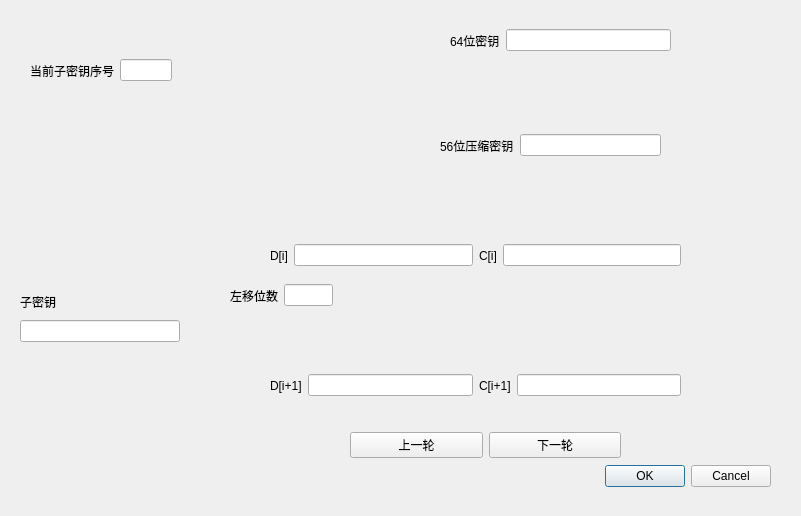
<?xml version="1.0" encoding="UTF-8"?>
<ui version="4.0">
 <class>Key_Gen_Dlg</class>
 <widget class="QDialog" name="Key_Gen_Dlg">
  <property name="geometry">
   <rect>
    <x>0</x>
    <y>0</y>
    <width>801</width>
    <height>516</height>
   </rect>
  </property>
  <property name="windowTitle">
   <string>Dialog</string>
  </property>
  <widget class="QDialogButtonBox" name="buttonBox">
   <property name="geometry">
    <rect>
     <x>430</x>
     <y>460</y>
     <width>341</width>
     <height>32</height>
    </rect>
   </property>
   <property name="orientation">
    <enum>Qt::Horizontal</enum>
   </property>
   <property name="standardButtons">
    <set>QDialogButtonBox::Cancel|QDialogButtonBox::Ok</set>
   </property>
  </widget>
  <widget class="QWidget" name="horizontalLayoutWidget">
   <property name="geometry">
    <rect>
     <x>30</x>
     <y>40</y>
     <width>142</width>
     <height>61</height>
    </rect>
   </property>
   <layout class="QHBoxLayout" name="horizontalLayout">
    <item>
     <widget class="QLabel" name="label">
      <property name="text">
       <string>当前子密钥序号</string>
      </property>
     </widget>
    </item>
    <item>
     <widget class="QLineEdit" name="lineEdit_Cnt">
      <property name="readOnly">
       <bool>true</bool>
      </property>
     </widget>
    </item>
   </layout>
  </widget>
  <widget class="QWidget" name="horizontalLayoutWidget_2">
   <property name="geometry">
    <rect>
     <x>450</x>
     <y>20</y>
     <width>221</width>
     <height>41</height>
    </rect>
   </property>
   <layout class="QHBoxLayout" name="horizontalLayout_2">
    <item>
     <widget class="QLabel" name="label_2">
      <property name="text">
       <string>64位密钥</string>
      </property>
     </widget>
    </item>
    <item>
     <widget class="QLineEdit" name="lineEdit_Key64">
      <property name="readOnly">
       <bool>true</bool>
      </property>
     </widget>
    </item>
   </layout>
  </widget>
  <widget class="QWidget" name="horizontalLayoutWidget_3">
   <property name="geometry">
    <rect>
     <x>270</x>
     <y>240</y>
     <width>411</width>
     <height>31</height>
    </rect>
   </property>
   <layout class="QHBoxLayout" name="horizontalLayout_3">
    <item>
     <widget class="QLabel" name="label_4">
      <property name="text">
       <string>D[i]</string>
      </property>
     </widget>
    </item>
    <item>
     <widget class="QLineEdit" name="lineEdit_Di">
      <property name="readOnly">
       <bool>true</bool>
      </property>
     </widget>
    </item>
    <item>
     <widget class="QLabel" name="label_5">
      <property name="text">
       <string>C[i]</string>
      </property>
     </widget>
    </item>
    <item>
     <widget class="QLineEdit" name="lineEdit_Ci">
      <property name="readOnly">
       <bool>true</bool>
      </property>
     </widget>
    </item>
   </layout>
  </widget>
  <widget class="QWidget" name="horizontalLayoutWidget_4">
   <property name="geometry">
    <rect>
     <x>270</x>
     <y>370</y>
     <width>411</width>
     <height>31</height>
    </rect>
   </property>
   <layout class="QHBoxLayout" name="horizontalLayout_4">
    <item>
     <widget class="QLabel" name="label_6">
      <property name="text">
       <string>D[i+1]</string>
      </property>
     </widget>
    </item>
    <item>
     <widget class="QLineEdit" name="lineEdit_Next_Di">
      <property name="readOnly">
       <bool>true</bool>
      </property>
     </widget>
    </item>
    <item>
     <widget class="QLabel" name="label_7">
      <property name="text">
       <string>C[i+1]</string>
      </property>
     </widget>
    </item>
    <item>
     <widget class="QLineEdit" name="lineEdit_Next_Ci">
      <property name="readOnly">
       <bool>true</bool>
      </property>
     </widget>
    </item>
   </layout>
  </widget>
  <widget class="QWidget" name="horizontalLayoutWidget_5">
   <property name="geometry">
    <rect>
     <x>440</x>
     <y>120</y>
     <width>221</width>
     <height>51</height>
    </rect>
   </property>
   <layout class="QHBoxLayout" name="horizontalLayout_5">
    <item>
     <widget class="QLabel" name="label_3">
      <property name="text">
       <string>56位压缩密钥</string>
      </property>
     </widget>
    </item>
    <item>
     <widget class="QLineEdit" name="lineEdit_Key56">
      <property name="readOnly">
       <bool>true</bool>
      </property>
     </widget>
    </item>
   </layout>
  </widget>
  <widget class="QWidget" name="verticalLayoutWidget">
   <property name="geometry">
    <rect>
     <x>20</x>
     <y>290</y>
     <width>160</width>
     <height>52</height>
    </rect>
   </property>
   <layout class="QVBoxLayout" name="verticalLayout">
    <item>
     <widget class="QLabel" name="label_8">
      <property name="text">
       <string>子密钥</string>
      </property>
     </widget>
    </item>
    <item>
     <widget class="QLineEdit" name="lineEdit_Key">
      <property name="readOnly">
       <bool>true</bool>
      </property>
     </widget>
    </item>
   </layout>
  </widget>
  <widget class="QWidget" name="horizontalLayoutWidget_6">
   <property name="geometry">
    <rect>
     <x>230</x>
     <y>280</y>
     <width>103</width>
     <height>31</height>
    </rect>
   </property>
   <layout class="QHBoxLayout" name="horizontalLayout_6">
    <item>
     <widget class="QLabel" name="label_9">
      <property name="text">
       <string>左移位数</string>
      </property>
     </widget>
    </item>
    <item>
     <widget class="QLineEdit" name="lineEdit_LSbit"/>
    </item>
   </layout>
  </widget>
  <widget class="QWidget" name="horizontalLayoutWidget_7">
   <property name="geometry">
    <rect>
     <x>350</x>
     <y>430</y>
     <width>271</width>
     <height>31</height>
    </rect>
   </property>
   <layout class="QHBoxLayout" name="horizontalLayout_7">
    <item>
     <widget class="QPushButton" name="pushButton_pre">
      <property name="text">
       <string>上一轮</string>
      </property>
     </widget>
    </item>
    <item>
     <widget class="QPushButton" name="pushButton">
      <property name="text">
       <string>下一轮</string>
      </property>
     </widget>
    </item>
   </layout>
  </widget>
 </widget>
 <resources/>
 <connections>
  <connection>
   <sender>buttonBox</sender>
   <signal>accepted()</signal>
   <receiver>Key_Gen_Dlg</receiver>
   <slot>accept()</slot>
   <hints>
    <hint type="sourcelabel">
     <x>248</x>
     <y>254</y>
    </hint>
    <hint type="destinationlabel">
     <x>157</x>
     <y>274</y>
    </hint>
   </hints>
  </connection>
  <connection>
   <sender>buttonBox</sender>
   <signal>rejected()</signal>
   <receiver>Key_Gen_Dlg</receiver>
   <slot>reject()</slot>
   <hints>
    <hint type="sourcelabel">
     <x>316</x>
     <y>260</y>
    </hint>
    <hint type="destinationlabel">
     <x>286</x>
     <y>274</y>
    </hint>
   </hints>
  </connection>
 </connections>
</ui>
